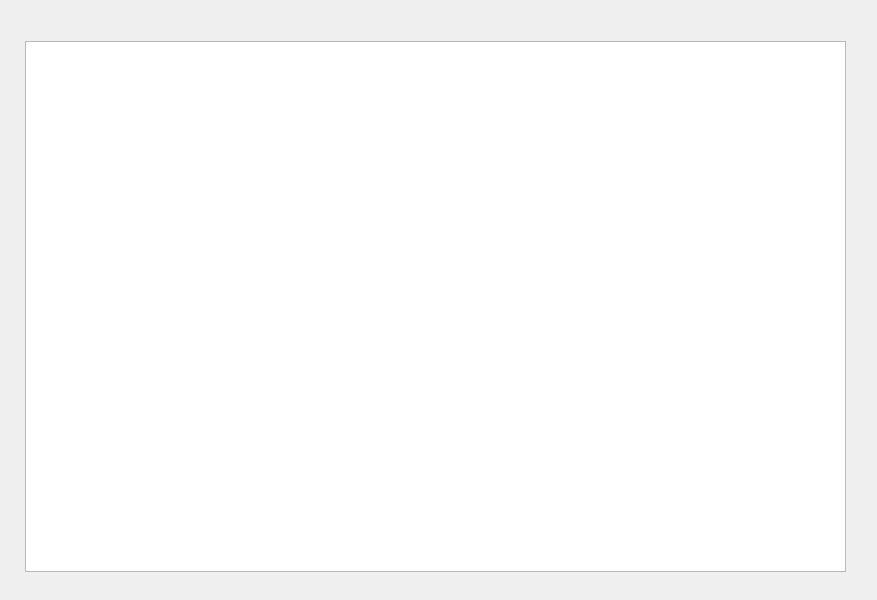
<?xml version="1.0" encoding="UTF-8"?>
<ui version="4.0">
 <class>VentanaParaiso</class>
 <widget class="QMainWindow" name="VentanaParaiso">
  <property name="geometry">
   <rect>
    <x>0</x>
    <y>0</y>
    <width>877</width>
    <height>600</height>
   </rect>
  </property>
  <property name="windowTitle">
   <string>MainWindow</string>
  </property>
  <widget class="QWidget" name="centralwidget">
   <widget class="QTreeView" name="treeView">
    <property name="geometry">
     <rect>
      <x>25</x>
      <y>41</y>
      <width>821</width>
      <height>531</height>
     </rect>
    </property>
   </widget>
  </widget>
 </widget>
 <resources/>
 <connections/>
</ui>
